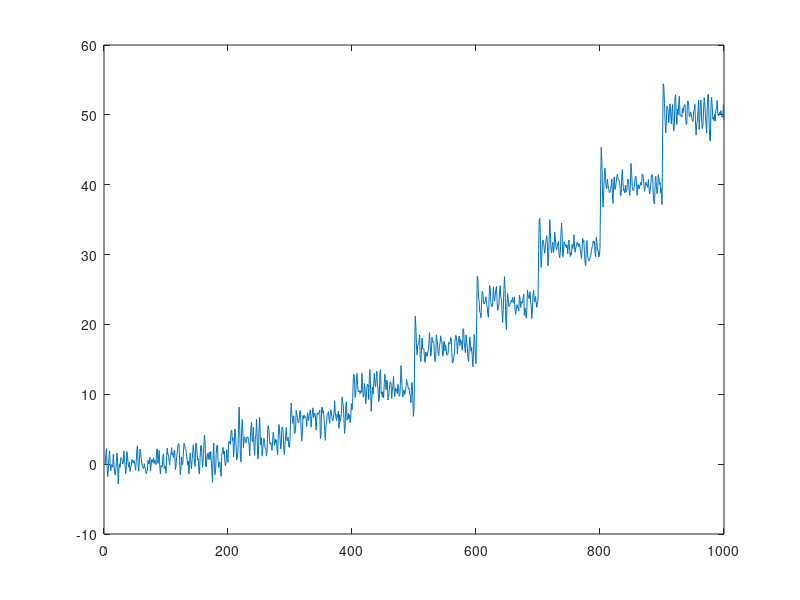

Write MATLAB code to recreate this figure. (Note: this script raises an error after producing the figure.)
% Plot artificial dataset 1 from Kawahara & Sugiyama[2009]
n = 1000;
assert(mod(n,100) == 0);
change_at = n/10;
data = zeros(1,n);
mu = 0;
for i=3:n
    data(i) = 0.6*data(i-1) - 0.5*data(i-2) + randn(1) + mu;
    if mod(i,change_at) == 0
        mu = mu + i/change_at;
    end
end
figure(1);
plot(1:n,data);

% Plot log LRs for the above dataset using KLIEP
k = 100;
scores = zeros(1,n-k);
for i=1:n-k
    i
    d_ref = data(i:i+k/2-1);
    d_test = data(i+k/2:i+k-1);
    temp = KLIEP(d_ref,d_test);
    scores(i) = temp(k/2);
    %scores(i) = sum(log(temp(k/4+1:k/2)./temp(1:k/4)));
end
figure(2);
plot(k/2+1:n-k/2,scores);